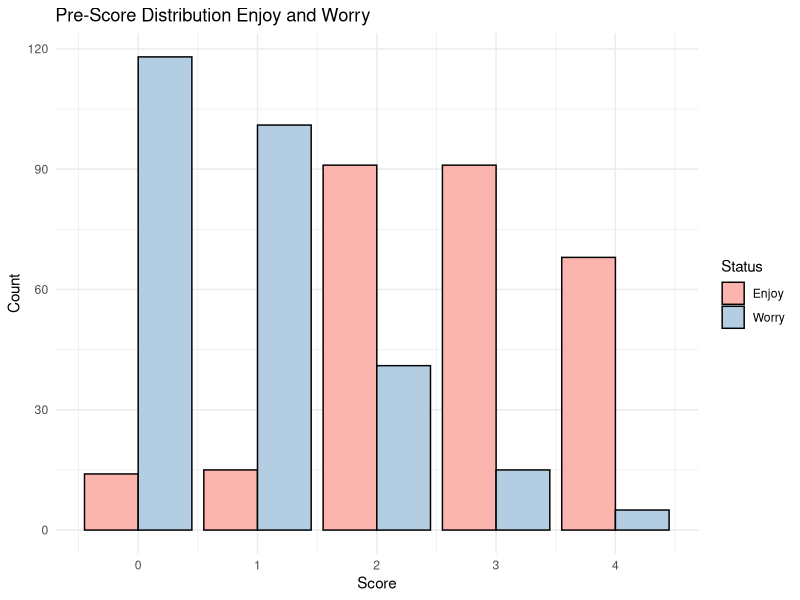
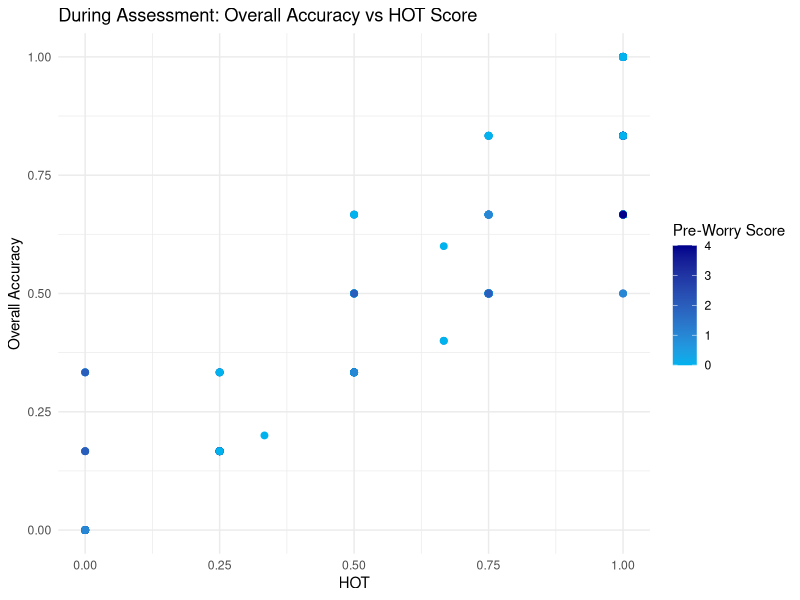
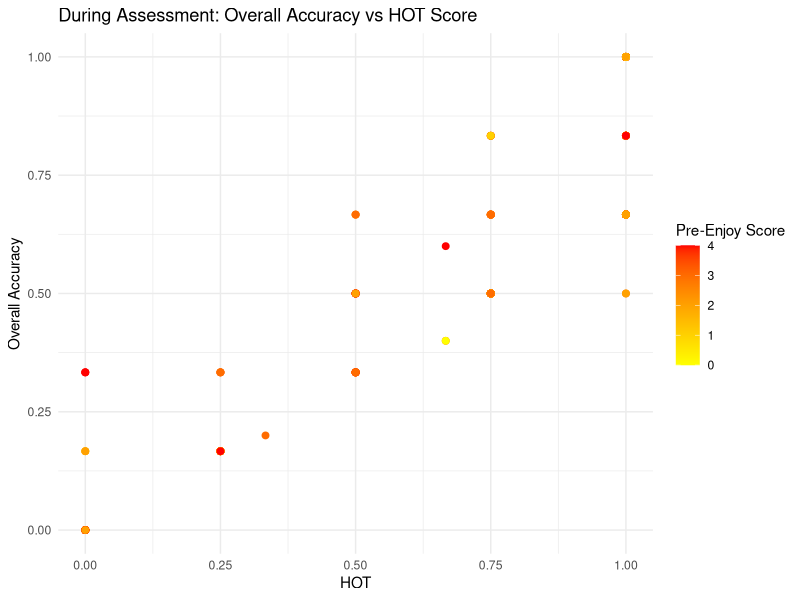
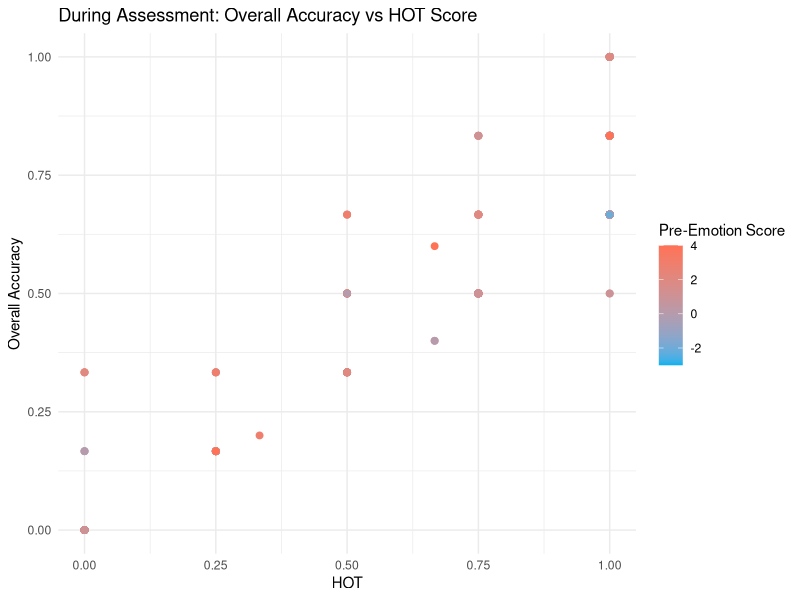
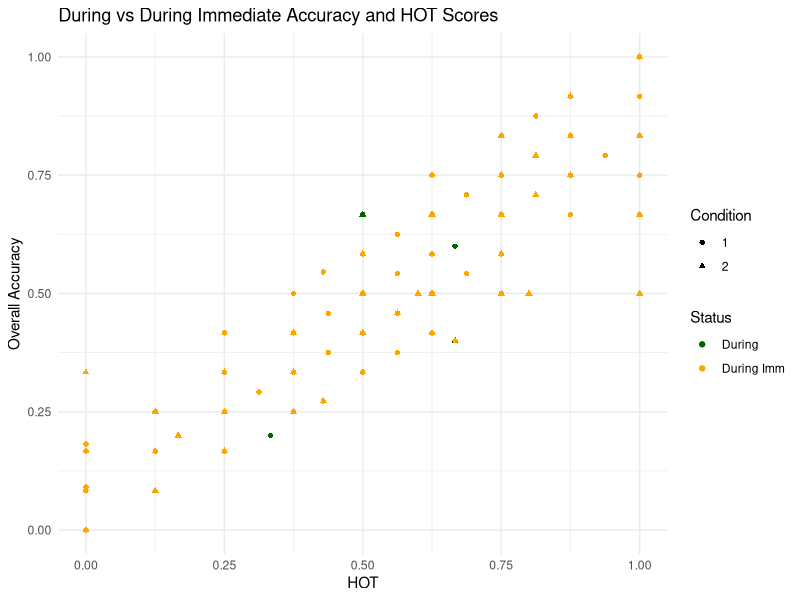
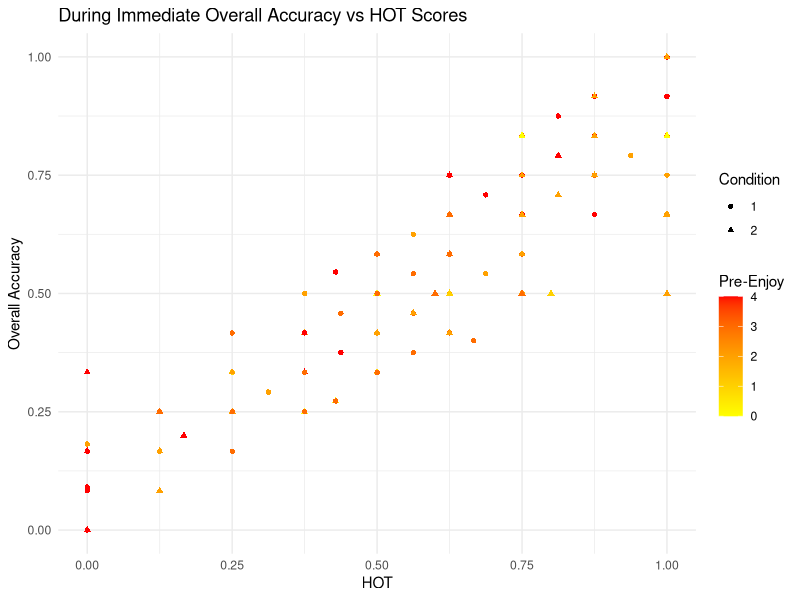
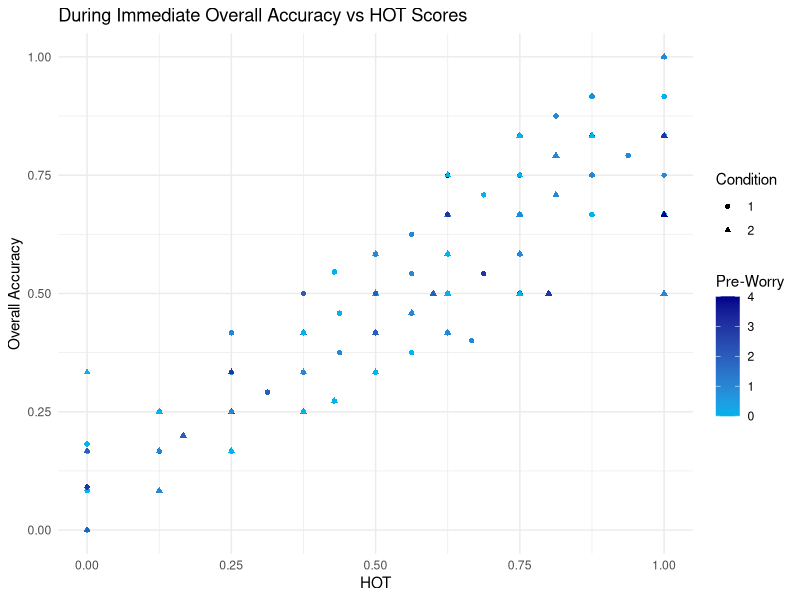
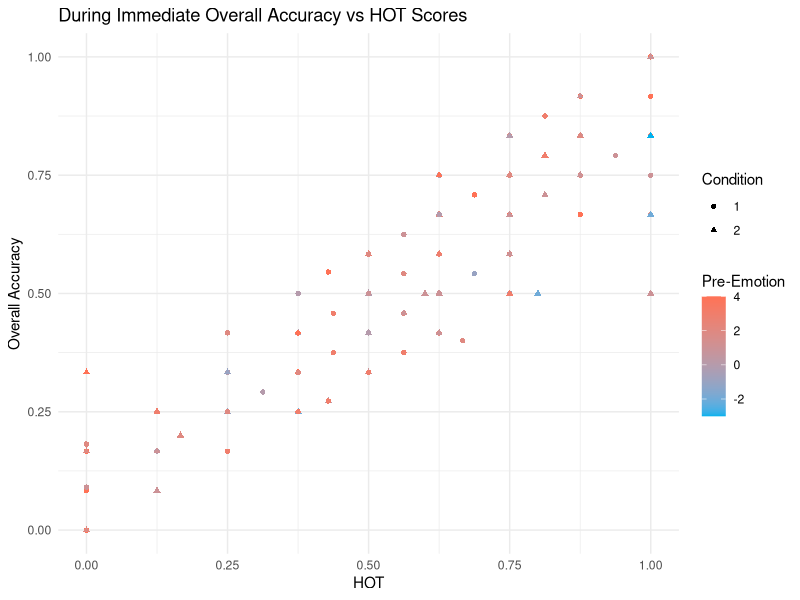

Generate these figures, in order, with R:
## ---- chunk 1
knitr::opts_chunk$set(echo = TRUE)
## ---- chunk 2
library(dplyr)
library(tidyverse)
## ---- chunk 3
mathCOVID <- readxl::read_excel('../data/KidsCOVID_Winter21_raw data.xlsx')
## ---- chunk 4
df_nd <- mathCOVID %>% 
          mutate(drop = replace_na(drop, 0)) %>% 
          filter(drop != 1) %>% 
          mutate("id"= row_number(), .before = drop )
head(df_nd)
## ---- chunk 5
df_nd %>% 
  select(starts_with("Base"))
df_nd %>% 
  select(starts_with("Dur"))
df_nd %>% 
  select(starts_with("understand"))
df_nd %>% 
  select(starts_with("Paid"))
df_nd %>% 
  select(starts_with("SI"))
df_nd %>% 
  select(starts_with("Del"))
## ---- chunk 6
df <- df_nd %>% 
    select("id", "Condition", "Sex", "Base_Enjoy", "Base_Worry", 
            "During_OverallAcc", "During_HOT", "DurImm_OverallAcc", "DurImm_HOT",
            "Del_OverallAcc", "Del_acc", "Del_HOT",
           "Understand_avg", "PaidAttn_avg", 
           "SI_1","SI_2","SI_3","SI_4","SI_5","SI_6","SI_7","SI_8","SI_9","SI_10",
           "SI_avg")
head(df)
## ---- chunk 7
pre_enjoy <- df %>% 
               group_by("Score" = Base_Enjoy) %>% 
               summarize(Freq=n()) %>% 
               mutate("Status" = "Enjoy", .before = Score) %>% 
               na.omit()
pre_worry <- df %>% 
               group_by("Score" = Base_Worry) %>% 
               summarize(Freq=n()) %>% 
               mutate("Status" = "Worry", .before = Score)
rbind(pre_enjoy, pre_worry) %>% 
  ggplot(aes(x = Score, y = Freq, fill = Status)) + 
  geom_col(position = "dodge", color = "black") + 
  theme_minimal() + scale_fill_brewer(palette="Pastel1") +
  labs(title = "Pre-Score Distribution Enjoy and Worry", x = "Score", y = "Count")

## ---- chunk 8
# Overall accuracy vs HOT scores with pre-worry scores
df %>% 
  select("id", starts_with("Base"), starts_with("Dur") ) %>% 
  ggplot(aes(x = During_HOT, y = During_OverallAcc, color = Base_Worry)) + 
  geom_point(size = 2) + scale_colour_gradient(low = "deepskyblue2", high = "darkblue", na.value = NA) +
  labs(title = "During Assessment: Overall Accuracy vs HOT Score", x = "HOT", y = "Overall Accuracy", color = "Pre-Worry Score") +
  theme_minimal()

# Overall accuracy vs HOT scores with pre-enjoy scores
df %>% 
  select("id", starts_with("Base"), starts_with("Dur") ) %>% 
  ggplot(aes(x = During_HOT, y = During_OverallAcc, color = Base_Enjoy)) + 
  geom_point(size = 2) + scale_colour_gradient(low = "yellow", high = "red", na.value = NA)+
  labs(title = "During Assessment: Overall Accuracy vs HOT Score", x = "HOT", y = "Overall Accuracy", color = "Pre-Enjoy Score") +
  theme_minimal()

# Combining enjoy and worry scores
df %>% 
  select("id", starts_with("Base"), starts_with("Dur") ) %>% 
  mutate("pre_emotion" = Base_Enjoy - Base_Worry) %>% 
  ggplot(aes(x = During_HOT, y = During_OverallAcc, color = pre_emotion)) + 
  geom_point(size = 2) + scale_colour_gradient(low = "deepskyblue2", high = "coral1", na.value = NA)+
  labs(title = "During Assessment: Overall Accuracy vs HOT Score", x = "HOT", y = "Overall Accuracy", color = "Pre-Emotion Score") +
  theme_minimal()
## ---- chunk 9
dur <- select(df, "Condition", pre_enjoy = "Base_Enjoy", pre_worry = "Base_Worry" ,acc = "During_OverallAcc", HOT = "During_HOT") %>%  mutate(status = "dur")
durImm <- select(df,  "Condition", pre_enjoy = "Base_Enjoy", pre_worry = "Base_Worry", acc = "DurImm_OverallAcc", HOT = "DurImm_HOT") %>% 
  mutate(status = "durImm")

rbind(dur, durImm) %>% 
  mutate(pre_score = pre_enjoy - pre_worry) %>% 
  ggplot(aes(x = HOT, y = acc, color = status)) +
  geom_point(aes(shape = Condition)) + 
  scale_color_manual(labels=c('During', 'During Imm'), values = c("darkgreen", "orange")) +
  theme_minimal() +
  labs(title = "During vs During Immediate Accuracy and HOT Scores", color = "Status",
       x = "HOT", y = "Overall Accuracy")

rbind(dur, durImm) %>% 
  filter(status == "durImm") %>% 
  mutate(pre_score = pre_enjoy - pre_worry) %>% 
  ggplot(aes(x = HOT, y = acc, color = pre_enjoy)) +
  geom_point(aes(shape = Condition)) + scale_colour_gradient(low = "yellow", high = "red", na.value = NA) +
  theme_minimal() +
  labs(title = "During Immediate Overall Accuracy vs HOT Scores", x = "HOT",
       y = "Overall Accuracy", color = "Pre-Enjoy") 

rbind(dur, durImm) %>% 
  filter(status == "durImm") %>% 
  mutate(pre_score = pre_enjoy - pre_worry) %>% 
  ggplot(aes(x = HOT, y = acc, color = pre_worry)) +
  geom_point(aes(shape = Condition)) + scale_colour_gradient(low = "deepskyblue2", high = "darkblue", na.value = NA) +
  theme_minimal() +
  labs(title = "During Immediate Overall Accuracy vs HOT Scores", x = "HOT",
       y = "Overall Accuracy", color = "Pre-Worry") 

rbind(dur, durImm) %>% 
  filter(status == "durImm") %>% 
  mutate(pre_score = pre_enjoy - pre_worry) %>% 
  ggplot(aes(x = HOT, y = acc, color = pre_score)) +
  geom_point(aes(shape = Condition)) + scale_colour_gradient(low = "deepskyblue2", high = "coral1", na.value = NA)+
  theme_minimal() +
  labs(title = "During Immediate Overall Accuracy vs HOT Scores", x = "HOT",
       y = "Overall Accuracy", color = "Pre-Emotion") 
## ---- chunk 10
df %>% 
  select("Condition", pre_enjoy = "Base_Enjoy", pre_worry = "Base_Worry", acc = "Del_acc", HOT = "Del_HOT") %>% mutate(pre_score = pre_enjoy - pre_worry) %>% 
  ggplot(aes(x = acc, y = HOT, color = pre_score)) + geom_point() +
  scale_colour_gradient(low = "deepskyblue2", high = "coral1", na.value = NA) +
  theme_minimal() +
  labs(title = "Delayed Accuracy vs HOT", x = "Overall Accuracy", y = "HOT", color = "Pre-Emotion") 
## ---- chunk 11
duracc <- df %>%  
  select("Condition",pre_enjoy = "Base_Enjoy", pre_worry = "Base_Worry",
                          acc = "During_OverallAcc") %>% mutate(status = "During")
durIacc <- df %>%  
  select("Condition",pre_enjoy = "Base_Enjoy", pre_worry = "Base_Worry",
                          acc = "DurImm_OverallAcc") %>% mutate(status = "Immediate")
delacc <- df %>%  
  select("Condition",pre_enjoy = "Base_Enjoy", pre_worry = "Base_Worry",
                          acc = "Del_acc") %>% mutate(status = "Delayed")
rbind(duracc, durIacc, delacc) %>%  mutate(pre_score = pre_enjoy - pre_worry) %>% 
  ggplot(aes(x = acc, fill = status)) + geom_histogram(bins=10, color = "black") + facet_grid(.~status, scales = "free", ) + 
    scale_color_brewer(palette = "Set1") +theme_minimal() + 
  labs(title = "Accuracy Distributions at Different Times of Study", 
                         x = "Overall Accuracy Score", y = "Count") 
## ---- chunk 12
x <- df  %>% select("id", starts_with("SI"))
df2 <- data.frame(x[1], SI = unlist(x[-1])) 
df2['day'] <- 1

k <-  1
for (i in 2:nrow(df2)) {
  if (df2$id[i] != 1){
    df2$day[i] <- k
  } else {
    k <- k + 1
    df2$day[i] <- k
  }
}
df2$day[1] <- 1
## ---- chunk 13

tspag = ggplot(df2, aes(x=day, y=SI)) + 
  geom_line() + guides(colour=FALSE) + xlab("Observation Time Point") +
  ylab("SI")
spag = tspag + aes(colour = factor(id))
spag + scale_x_continuous(breaks = seq(0, 10, by = 1)) +
  scale_y_continuous(breaks = seq(0, 10, by = 1)) +
  theme_minimal()
## ---- chunk 14
enjoy_df <- df_nd %>% 
  select("id", contains("Enjoy")) %>% 
  mutate(status = "Enjoy")
colnames(enjoy_df) <- 1:ncol(enjoy_df)
worry_df <- df_nd %>% 
  select("id", contains("Worry")) %>% 
  mutate(status = "Worry")
colnames(worry_df) <- 1:ncol(worry_df)
emotion_df <- rbind(enjoy_df, worry_df)
colnames(emotion_df) <- c("id", "base", "0", "1", "2", "3", "4","D1", "D2", "D3", "dur_avg", 
     "imm_avg", "durimm_avg", "del_avg", "status")
head(emotion_df)
## ---- chunk 15
emotion_df %>% 
  ggplot(aes(x = dur_avg, fill = status)) + geom_histogram(bins=10, color = "black") + facet_grid(.~status, scales = "free", ) +
   scale_color_brewer(palette = "Set1") +theme_minimal() +
  labs(title = "Overall Accuracy Score During Assessment", x = "Overall Accuraacy",
       y = "Count")

emotion_df %>% 
  ggplot(aes(x = imm_avg, fill = status)) + geom_bar(color = "black") + facet_grid(.~status, scales = "free", ) +
   scale_color_brewer(palette = "Set1") +theme_minimal() +
  labs(title = "Overall Accuracy Score Immediate Assessment", x = "Overall Accuraacy",
       y = "Count")

emotion_df %>% 
  ggplot(aes(x = durimm_avg, fill = status)) + geom_histogram(bins=10, color = "black") + facet_grid(.~status, scales = "free", ) +
   scale_color_brewer(palette = "Set1") +theme_minimal() +
  labs(title = "Overall Accuracy Score During Immediate Assessment", x = "Overall Accuraacy", y = "Count")

emotion_df %>% 
  ggplot(aes(x = del_avg, fill = status)) + geom_histogram(bins=10, color = "black") + facet_grid(.~status, scales = "free", ) +
   scale_color_brewer(palette = "Set1") +theme_minimal() +
  labs(title = "Overall Accuracy Score Delayed Assessment", x = "Overall Accuraacy", y = "Count")
## ---- chunk 16
# Setting up new df
factors <- df_nd %>% select("Condition", "Sex") 
accuracy <- df_nd %>% select(contains("acc"))
emotion_df2 <- cbind(emotion_df, factors, accuracy)
## ---- chunk 17
df4 <- df_nd %>% select("id","Condition", "Sex", contains("Enjoy"), contains("Worry")) %>% mutate(pre  = Base_Enjoy - Base_Worry,
              emotion0 = Enjoy_0 - Worry_0,
              emotion1 = Enjoy_1 - Worry_1,
              emotion2 = Enjoy_2 - Worry_2,
              emotion3 = Enjoy_3 - Worry_3,
              emotion4d = D_Enjoy_1 - D_Worry_1,
              emotion5d = D_Enjoy_2 - D_Worry_2,
              emotion6d = D_Enjoy_3 - D_Worry_3,
              emotion_dur_avg = Enjoy_During_avg - Worry_During_avg,
              emotion_imm_avg = Enjoy_Imm_avg - Worry_Imm_avg,
              emotion_durI_avg = Enjoy_DurImm_avg - Worry_DurImm_avg,
              emotion_del_avg = Enjoy_Del_avg - Worry_Del_avg)
## ---- chunk 18
df4 <- df4 %>% select("id","Condition", "Sex", contains("emotion"))
cbind(df4, accuracy) %>% 
  ggplot(aes(x = emotion_dur_avg, y = During_OverallAcc, color = as.factor(Condition))) + geom_point() + 
  theme_minimal() +
   scale_color_brewer(palette = "Set1") +theme_minimal() +
  labs(title = "During-Assessment: Emotion Score vs Accuracy", x = "Emotion Scores",
       y = "Overall Accuracy", color = "Condition") 
cbind(df4, accuracy) %>% 
  ggplot(aes(x = Imm_OverallAcc, y = emotion_imm_avg, color = as.factor(Condition))) + geom_point() + 
  theme_minimal() +
   scale_color_brewer(palette = "Set1") +theme_minimal() +
  labs(title = "Immediate-Assessment: Emotion Score vs Accuracy", x = "Emotion Scores",
       y = "Overall Accuracy", color = "Condition") 
cbind(df4, accuracy) %>% 
  ggplot(aes(x = Del_OverallAcc, y = emotion_del_avg, color = as.factor(Condition))) + geom_point() + 
  theme_minimal() +
   scale_color_brewer(palette = "Set1") +theme_minimal() +
  labs(title = "Delayed-Assessment: Emotion Score vs Accuracy", x = "Emotion Scores",
       y = "Overall Accuracy", color = "Condition") 
## ---- chunk 19
cbind(df4, accuracy) %>% 
  mutate(base = case_when(
    emotion0 < 0 ~ "Low",
    emotion0 >= 0 ~ "High")
    ) %>% 
  ggplot(aes(x = emotion_dur_avg)) + 
  geom_histogram(bins=30, color = "black", aes(fill = as.factor(base))) +  
  scale_color_brewer(palette = "pastel") +theme_minimal() +
  labs(title = "During-Assessment: Emotion Score Distribution", x = "Emotion Score", 
                      y = "Count", fill = "Base Emotion")
cbind(df4, accuracy) %>% 
  mutate(base = case_when(
    emotion0 < 0 ~ "Low",
    emotion0 >= 0 ~ "High")
    ) %>% 
  ggplot(aes(x = emotion_durI_avg)) + 
  geom_histogram(bins=30, color = "black", aes(fill = as.factor(base))) +  
  scale_color_brewer(palette = "pastel") +theme_minimal() +
  labs(title = "Immediate-Assessment: Emotion Score Distribution", x = "Emotion Score", 
                      y = "Count", fill = "Base Emotion")
cbind(df4, accuracy) %>% 
  mutate(base = case_when(
    emotion0 < 0 ~ "Low",
    emotion0 >= 0 ~ "High")
    ) %>% 
  ggplot(aes(x = emotion_del_avg)) + 
  geom_histogram(bins=25, color = "black", aes(fill = as.factor(base))) +  
  scale_color_brewer(palette = "pastel") +theme_minimal() + 
  labs(title = "Delayed-Assessment: Emotion Score Distribution", x = "Emotion Score", 
                      y = "Count", fill = "Base Emotion")
## ---- chunk 20
k <- 0
df5 <- df4 %>% select("id","Condition", "Sex") 
id <- data.frame(matrix(ncol=1,nrow=0, dimnames=list(NULL, c("id"))))
cond <- data.frame(matrix(ncol=1,nrow=0, dimnames=list(NULL, c("cond"))))
emotion <- data.frame(matrix(ncol=1,nrow=0, dimnames=list(NULL, c("emotion"))))
status <- data.frame(matrix(ncol=1,nrow=0, dimnames=list(NULL, c("status"))))

for ( i in 4:10) {
  id <- rbind(id, setNames(df4[1], names(id)))
  cond <- rbind(cond, setNames(df4[2], names(cond)))
  emotion <- rbind(emotion, setNames(df4[i], names(emotion)))
  temp_status <- data.frame(matrix(ncol=1,nrow=nrow(df4[i]), dimnames=list(NULL, c("status"))))
  temp_status$status <- k
  status <- rbind(status, temp_status[1])
  k <- k + 1
}

df5 <- cbind(id, cond, emotion, status)
tspag = ggplot(df5, aes(x=status, y=emotion)) + 
  geom_line() + guides(colour=FALSE) + xlab("Observation Time Point") +
  ylab("Emotion")
spag = tspag + aes(colour = factor(id))
spag
## ---- chunk 21
mw <- df_nd %>% select("MW_day1_avg", "MW_day2_avg")
df4_mw <- cbind(df4, mw) %>% mutate(mw_avg = (MW_day1_avg+ MW_day2_avg) / 2) 
df4_mw %>% ggplot(aes(x = emotion_dur_avg, y = mw_avg)) + geom_point(aes(color = as.factor(Condition))) +
  labs(title = "During-Emotion Scores vs. Mind Wandering Avg",
       x = "Emotion Scores", y = "Mind Wandering", color = "Condition") + theme_minimal() + 
  scale_color_brewer(palette="Set1", labels = c("Worked EX", "No Worked EX")) 
  
df4_mw %>% ggplot(aes(x = emotion0, y = mw_avg)) + geom_point(aes(color = as.factor(Condition))) +
  labs(title = "Pre-Emotion Scores vs. Mind Wandering Avg",
       x = "Emotion Scores", y = "Mind Wandering", color = "Condition") + theme_minimal() + 
  scale_color_brewer(palette="Set1", labels = c("Worked EX", "No Worked EX"))   
## ---- chunk 22
understand <- df_nd %>%  select(contains("under"))
cbind(df4_mw, understand) %>% ggplot(aes(x = emotion_dur_avg, y = Understand_avg)) + geom_point(aes(color = as.factor(Condition))) +
  labs(title = "During-Emotion Scores vs. Understanding Level",
       x = "Emotion Scores", y = "Understanding", color = "Condition") + theme_minimal() + 
  scale_color_brewer(palette="Set1", labels = c("Worked EX", "No Worked EX"))   
cbind(df4_mw, understand) %>% ggplot(aes(x = emotion0, y = Understand_avg)) + geom_point(aes(color = as.factor(Condition))) +
  labs(title = "Pre-Emotion Scores vs. Understanding Level",
       x = "Emotion Scores", y = "Understanding", color = "Condition") + theme_minimal() + 
  scale_color_brewer(palette="Set1", labels = c("Worked EX", "No Worked EX"))   
